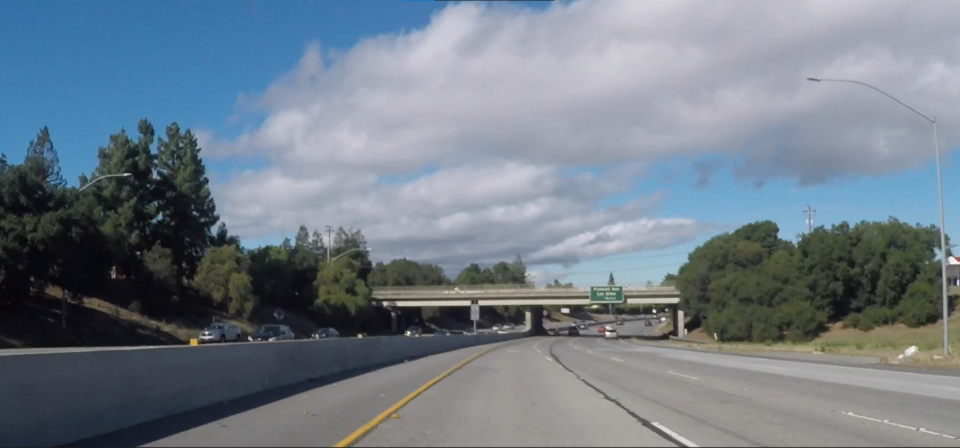
#> input picture RoadLane_TrafficSign_Detector/images/normal.png, 1920 x 895 px (shown at 1/2 size)
$ jupyter execute --allow-errors RoadLane_TrafficSign_Detection-DESKTOP-HVHQO7Q.ipynb   (older library calls are emulated)
#> lines starting #> are read from the running program, lines starting #| are printed output that depends on the picture; after the words box and inside, x2 and y2 are one past the last pixel; in counts of white or black regions, pixels touching at a corner belong together
The objective of this software is to detect road lanes and traffic signs from images (frames of videos) taken from cameras installed in vehicles for applications like autonomous driving or driving assistance.

[cell 1]
import numpy as np
from scipy import signal
import cv2
import matplotlib.pyplot as plt
import matplotlib
from ipywidgets import interactive, fixed, widgets
from mpl_toolkits.mplot3d import Axes3D

matplotlib.rcParams['figure.figsize'] = (20.0, 20.0)
images_path = './images/'

Before applying any detection algorithm, we should apply some preprocesing techniques like smothing or histogram equalization in order to improve the images quality. We are going to use the median filter since it works well with different types of noise and has a low computational cost compared to other techniques like image averaging.

### **<span style="color:blue"><b><i>Image preprocessing</i></b></span>**

[cell 2]
# [34 lines left out: function lut_chart, not called in this run]

[cell 3]
normal = cv2.imread(images_path + 'normal.png', -1)
#> normal is the input picture: shape (895, 1920, 4); mean B, G, R, A 136.8, 125.3, 113.8, 255
shadow = cv2.imread(images_path + 'shadow.png', -1)
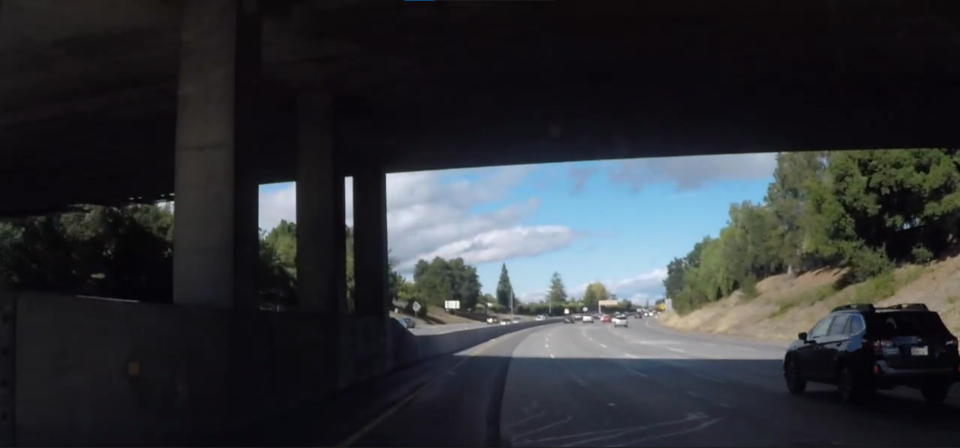
#> input picture RoadLane_TrafficSign_Detector/images/shadow.png, 1920 x 896 px (shown at 1/2 size)
#> shadow is the input picture: shape (896, 1920, 4); mean B, G, R, A 53.2, 49.2, 46.7, 255

hist1 = cv2.cvtColor(normal, cv2.COLOR_BGR2GRAY)
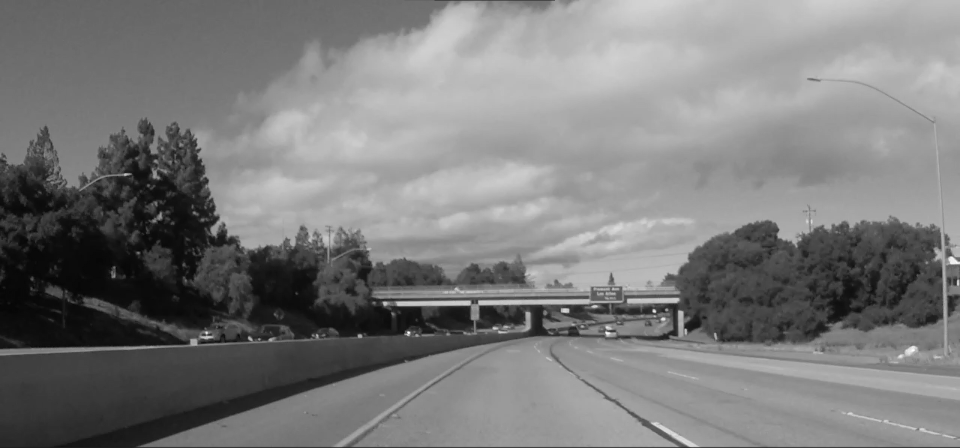
#> hist1: shape (895, 1920) (shown at 1/2 size); min 2, max 255, mean 123.2
normal = cv2.cvtColor(normal, cv2.COLOR_BGR2RGB)
#> normal: shape (895, 1920, 3)
# plt.subplot(2,2,1)
# plt.imshow(normal)

hist2 = cv2.cvtColor(shadow, cv2.COLOR_BGR2GRAY)
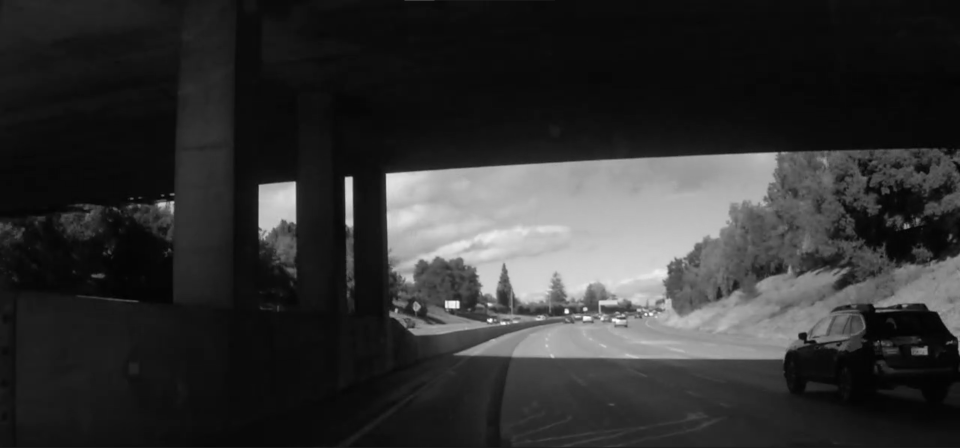
#> hist2: shape (896, 1920) (shown at 1/2 size); min 1, max 255, mean 48.9


# plt.subplot(2,2,3)
# plt.title("Histogram1")
# plt.hist(hist1.ravel(),256,[0,256])


histogram = plt.hist(hist2.ravel(),256,[0,256])

count = 0

for i in range (156):
    pixel_value = histogram[1][100+i]
    frequency = histogram[0][100+i]
    if frequency > 8000:
        count += 1
#> this loop made 156 passes
#> frequency on passes 1 to 3: 2109, 2018, 1848
#> after the loop, count = 0
    # print(f"Pixel Value: {pixel_value}, Frequency: {frequency}")

if count >= 5:
    shadow = cv2.cvtColor(shadow, cv2.COLOR_RGB2GRAY)
    lut = np.arange(256)
    a = 50
    b = -2.5
    lut = np.clip((lut-a)*b, 0, 255)

    lut_chart(shadow,lut)

# plt.subplot(2,2,4)
# plt.title("Histogram2")
# plt.hist(hist2.ravel(),256,[0,256]) # ravel() returns a 1-D array, containing the elements of image
# plt.show()
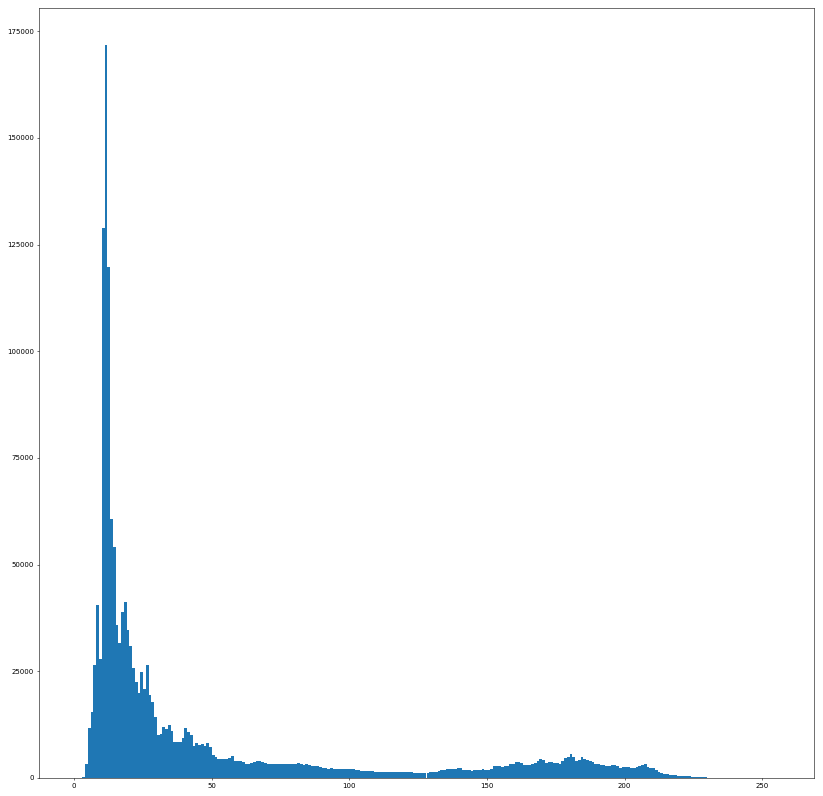
#> figure drawn by matplotlib, 1 panel; tallest bar 171835 high, from x = 11 to 12
#> the sliders are set to image = <module 'ipywidgets.fixed_' fr, gamma = 1, verbose = <module 'ipywidgets.fixed_' fr

[cell 4]
def lut_chart(image, gamma, verbose=False):
    """ Applies gamma correction to an image and shows the result.

        Args:
            image: Input image
            gamma: Gamma parameter
            verbose: Only show images if this is True

        Returns:
            out_image: Gamma image
    """

    #Transform image to YCrCb color space
    image = cv2.cvtColor(image, cv2.COLOR_BGR2YCrCb)
    out_image = np.copy(image)

    # Define gamma correction LUT
    lut = np.array([((i / 255.0) ** gamma) * 255 for i in np.arange(0, 256)]).astype("uint8")

    # Apply LUT to first band of the YCrCb image
    out_image[:,:,0] = cv2.LUT(out_image[:,:,0], lut)

    if verbose:
        # Plot used LUT
        plt.subplot(2, 2, 3)
        plt.title('LUT')
        plt.plot(np.arange(256), lut)

        # Plot histogram of gray image after applying the LUT
        plt.subplot(2, 2, 4)
        plt.hist(out_image[:,:,0].ravel(), 256,[0,256])
        plt.title('Histogram')

        # Reconvert image to RGB
        image = cv2.cvtColor(image, cv2.COLOR_YCrCb2RGB)
        out_image = cv2.cvtColor(out_image, cv2.COLOR_YCrCb2RGB)

        # Show the initial image
        plt.subplot(2, 2, 1)
        plt.imshow(image)
        plt.title('Original image')

        # Show the resultant one
        plt.subplot(2, 2, 2)
        plt.imshow(out_image)
        plt.title('LUT applied')

        gray = cv2.cvtColor(out_image, cv2.COLOR_RGB2GRAY)
        # [10 lines of commented-out code are left out]

        img = cv2.medianBlur(gray,5)
        ret,th1 = cv2.threshold(img,127,255,cv2.THRESH_BINARY)
        th2 = cv2.adaptiveThreshold(img,255,cv2.ADAPTIVE_THRESH_MEAN_C,\
        cv2.THRESH_BINARY,11,2)
        th3 = cv2.adaptiveThreshold(img,255,cv2.ADAPTIVE_THRESH_GAUSSIAN_C,\
        cv2.THRESH_BINARY,11,2)
        titles = ['Original Image', 'Global Thresholding (v = 127)',
        'Adaptive Mean Thresholding', 'Adaptive Gaussian Thresholding']
        images = [img, th1, th2, th3]
        for i in range(4):
            plt.subplot(2,2,i+1),plt.imshow(images[i],'gray')
            plt.title(titles[i])
            plt.xticks([]),plt.yticks([])
            plt.show()
        return out_image

[cell 5]
# Create widget object
gamma_widget = widgets.FloatSlider(value=1, min=0.1, max=5, step=0.1, description='Gamma:')

#Read image
normal = cv2.imread(images_path + 'normal.png', -1)
shadow = cv2.imread(images_path + 'shadow.png', -1)

#Interact with your code!
#> (the rest of this cell did not finish here and is left out)

[cell 6]
img = cv2.imread(images_path +'shadow.png',-1)
img = cv2.cvtColor(img, cv2.COLOR_BGR2GRAY)
img = cv2.medianBlur(img,5)
th1= cv2.bilateralFilter(img, 15, 75, 75)
th2 = cv2.adaptiveThreshold(img,255,cv2.ADAPTIVE_THRESH_MEAN_C,\
cv2.THRESH_BINARY,11,2)
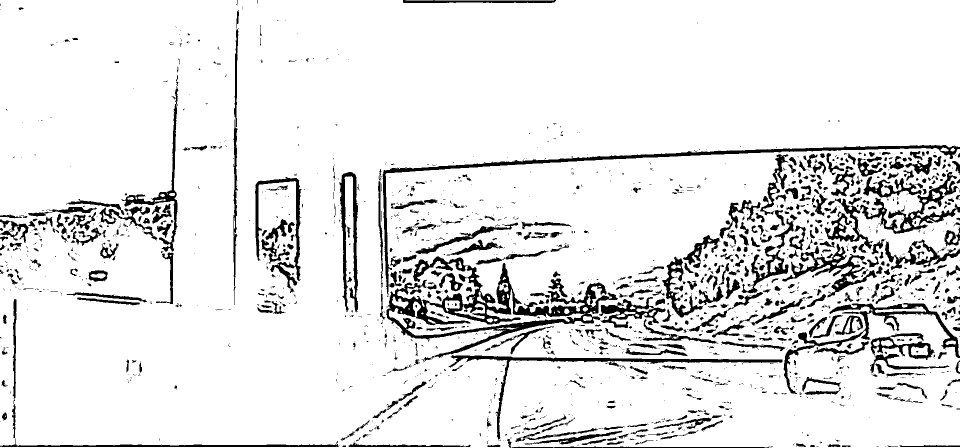
#> th2: shape (896, 1920) (shown at 1/2 size); 90.1% white; 1868 black regions (1282 under 20 px), largest, box (x1, y1, x2, y2) and area: (772, 526, 1236, 725) 18772, (765, 290, 1920, 590) 9191, (1567, 606, 1920, 788) 5897
th3 = cv2.adaptiveThreshold(img,255,cv2.ADAPTIVE_THRESH_GAUSSIAN_C,\
cv2.THRESH_BINARY,11,2)
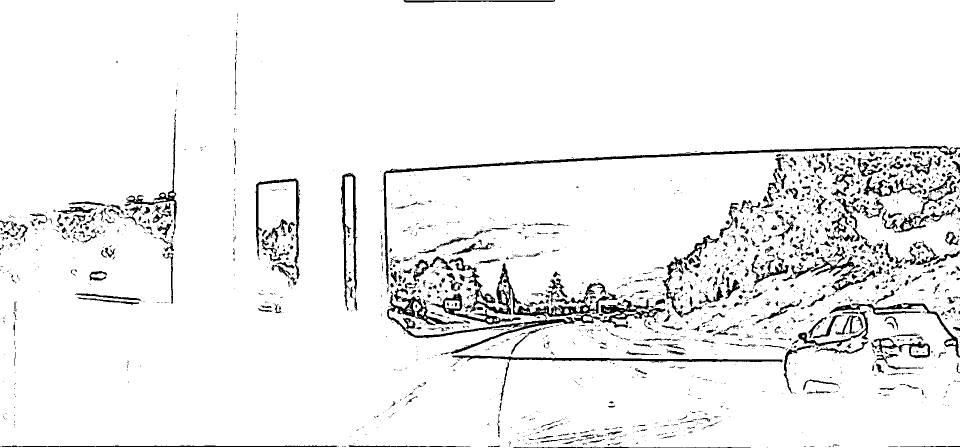
#> th3: shape (896, 1920) (shown at 1/2 size); 94.1% white; 2286 black regions (1747 under 20 px), largest, box (x1, y1, x2, y2) and area: (898, 515, 1219, 708) 7878, (767, 291, 1920, 570) 6840, (774, 582, 1047, 677) 3610
titles = ['Original Image', 'Global Thresholding (v = 127)',
'Adaptive Mean Thresholding', 'Adaptive Gaussian Thresholding']
images = [img, th1, th2, th3]
for i in range(4):
    plt.subplot(2,2,i+1),plt.imshow(images[i],'gray')
    plt.title(titles[i])
    plt.xticks([]),plt.yticks([])
    plt.show()

[cell 7]
def laplace_testing(image, size_Laplacian, sigma, w_gaussian):
    """ Apply Laplacian and Log operators to an image.

        Args:
            image: Input image to be binarized
            size_Laplacian: size of Laplacian kernel (odd)
            sigma: Standard deviation of the Gaussian distribution
            w_gaussian: Gaussian kernel aperture size
    """
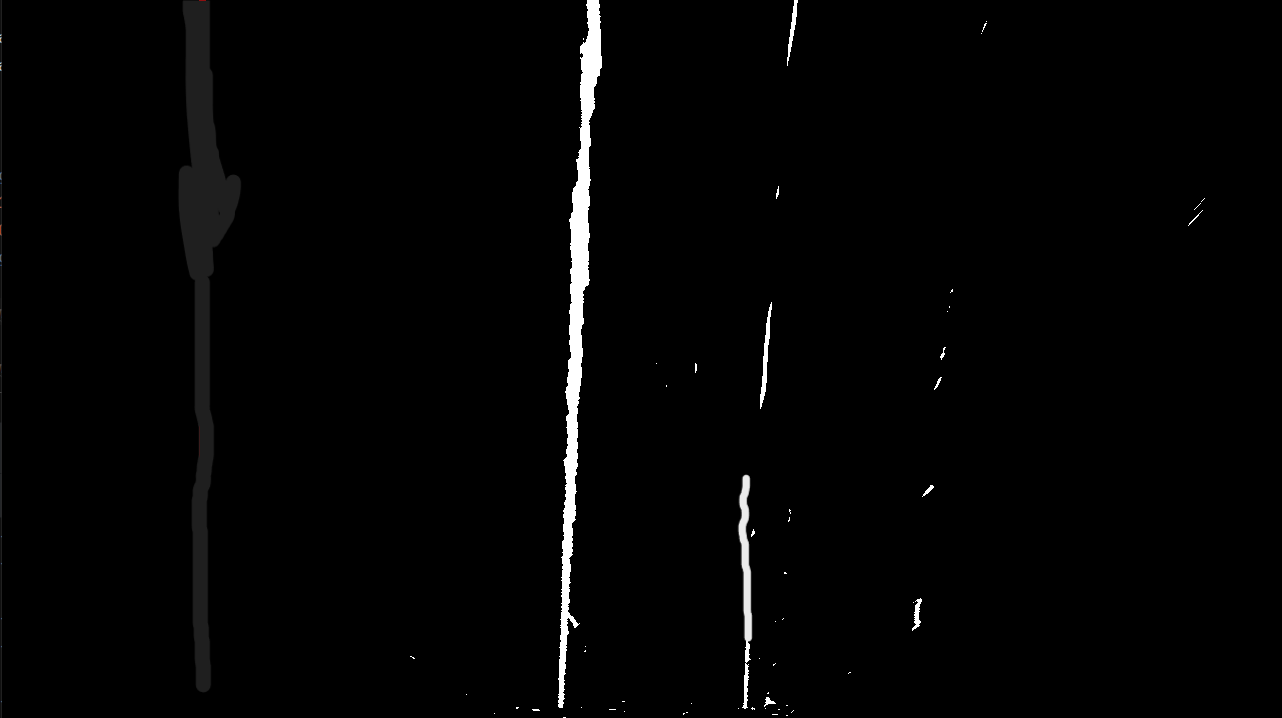
#> input picture RoadLane_TrafficSign_Detector/images/binary.png, 1282 x 718 px
#> further down, image is the input picture: shape (718, 1282, 4); mean B, G, R, A 3.7, 3.7, 3.7, 255
    # Write your code here!

    # Blur image
    #blurred_img = gaussian_smoothing(image, sigma, w_gaussian)

    # Apply Laplacian to the original image
    laplacian = cv2.Laplacian(image, cv2.CV_8U, ksize=size_Laplacian)

    # Aplay Laplacian to the blurred image
    #laplacian_blurred = cv2.Laplacian(blurred_img, cv2.CV_8U, ksize=size_Laplacian)

    # Show initial image
    plt.subplot(131)
    plt.imshow(image, cmap='gray')
    plt.title('Original image')

    # Show laplacian
    plt.subplot(132)
    plt.imshow(laplacian, cmap='gray')
    plt.title('Laplacian without blurring')

    # # Show LoG
    # plt.subplot(133)
    # plt.imshow(laplacian_blurred, cmap='gray')
    # plt.title('Laplacian blurred (LoG)')

[cell 8]
img = cv2.imread(images_path +'shadow.png',-1)
img = cv2.cvtColor(img, cv2.COLOR_BGR2GRAY)

# Interact with the parameters!
#> (the rest of this cell did not finish here and is left out)

[cell 9]
# [32 lines left out: functions median_filter, equalize_chart, not called in this run]

[cell 10]
# [40 lines left out: function binarize, not called in this run]

[cell 11]
# [9 lines left out: function getStartingPoints, not called in this run]

### **<span style="color:blue"><b><i>Transform to topview</i></b></span>**

[cell 12]
image = cv2.imread(images_path + 'frame_335.jpg')
#> (the rest of this cell did not finish here and is left out)

#

[cell 13]
# [7 lines left out: function pixels_in_window, not called in this run]

[cell 14]
nwindows = 9
margin = 100
minpix = 10

#> (the rest of this cell did not finish here and is left out)

### **<span style="color:blue"><b><i>Test</i></b></span>**

[cell 15]
def findLane(lane_image, starting_point):
#> called with starting_point = 550
    nwindows = 10
    window_height = int(lane_image.shape[0]/nwindows)
#> window_height = 71
    window_width = 160
    minpixel = 40

    nonzero = lane_image.nonzero()
    nonzerox = np.array(nonzero[1])
    nonzeroy = np.array(nonzero[0])

    window_pos = starting_point

    lane_pixels = []

    for window in range (nwindows):
        print(window)
        print("------------------------------------------")
        win_top = lane_image.shape[0] - (window*window_height)
        win_bottom = lane_image.shape[0] - ((window+1)*window_height)
        win_left = starting_point - (window_width/2)
        win_right = starting_point + (window_width/2)

        window_pixels = ((nonzeroy >= win_bottom) & (nonzeroy < win_top) & (nonzerox >= win_left) & (nonzerox <= win_right)).nonzero()[0]

        print(window_pixels)
        print("------------------------------------------")

        lane_pixels.append(window_pixels)

        if len(window_pixels) > minpixel:
            window_pos = int(np.mean(nonzerox[window_pixels]))
#> this loop made 10 passes
#> window_pos on passes 1 to 10: 551, 552, 552, 553, 554, 554, 557, 556, 556, 559
#> (printed output is left out)
#> after the loop, lane_pixels = 10 items

    lane_pixels = np.concatenate(lane_pixels)

    lane_pixels_x = nonzerox[lane_pixels]
    lane_pixels_y = nonzeroy[lane_pixels]

    #cv2.line(lane_image, (np.max(lane_pixels_x), np.max(lane_pixels_y)), (np.max(lane_pixels_x), np.min(lane_pixels_y)), (255,0,0), 3, cv2.LINE_AA)
    plt.imshow(lane_image)
    lane_fit = None

    if len(lane_pixels_x) != 0:
        lane_fit = np.polyfit(lane_pixels_y, lane_pixels_x, 2)
#> lane_fit = [1.81e-06, -0.0133, 559.4]

    print(lane_fit)
#| [ 1.81255657e-06 -1.33481804e-02  5.59394343e+02]

    ploty = np.linspace(0, lane_image.shape[0]-1, lane_image.shape[0] )
#> ploty = 718 values from 0 to 717
    left_fit = lane_fit[0]*ploty**2 + lane_fit[1]*ploty + lane_fit[2]
#> left_fit = 718 values, max 559.4 at index 0, min 550.8 at index 717, mean 554.9
    plt.plot(left_fit, ploty, color='yellow')

    return lane_fit

[cell 16]
image = cv2.imread(images_path + 'binary.png',-1)

findLane(image, 550)
#> Out = [1.81e-06, -0.0133, 559.4]
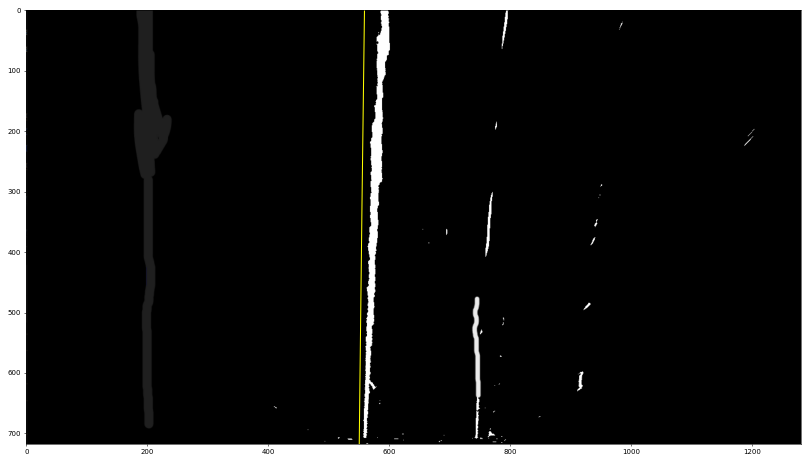
#> figure drawn by matplotlib, 1 panel; B, G, R data is drawn as R, G, B
